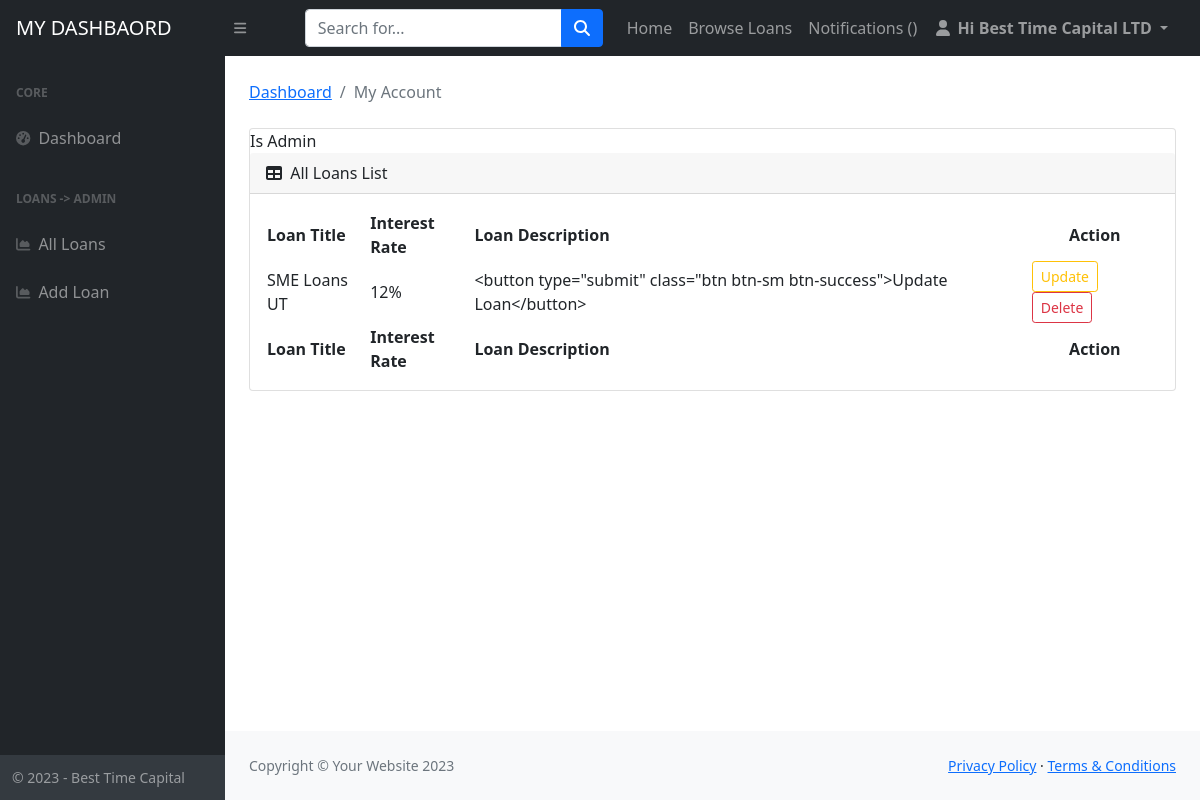
The page /dashboard/loans/all/ (signed in) on the database as committed earlier.
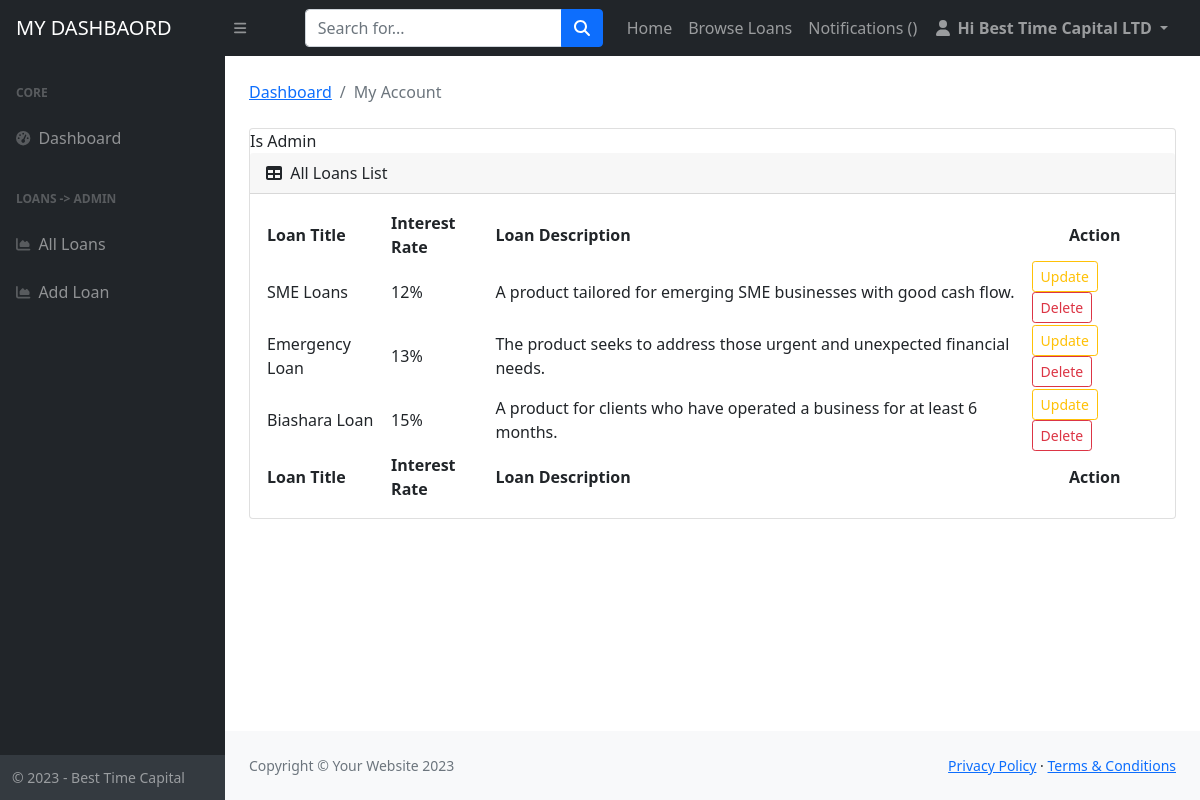
The same page on the database as committed later.
### loans/models.py (models this page shows, shortened)
class Loans(models.Model):
    loan_title = models.CharField(max_length=255)
    loan_description = models.TextField()
    interest = models.IntegerField()
    thumbnail = models.ImageField(upload_to ='uploads/')
    created_by = models.ForeignKey(CustomUser, related_name='loans', on_delete=models.CASCADE)
    created_at = models.DateTimeField(auto_now_add=True)
    changed_at = models.DateTimeField(auto_now=True)

### loans/views.py (the view)
# urls.py: path('dashboard/loans/all/', all_loans_admin, name="all_loans_admin"),
@login_required
def all_loans_admin(request):
    context = {
        "userprofile": request.user.userprofile,
        }
    return render(request, 'loans/all_loans_admin.html', context)

### loans/templates/loans/all_loans_admin.html (shortened to what this page needs)
{% extends "base_dashboard.html" %}
{% load static %}
{% block dashboard_content %}
<main>
    <div class="container-fluid px-4" ng-app="myApp" ng-controller="myCtrl">
            <ol class="breadcrumb mb-4">
                <li class="breadcrumb-item"><a href="">Dashboard</a></li>
                <li class="breadcrumb-item active">My Account</li>
            </ol>
        <div class="card mb-4">
        {% if userprofile.is_employer %}
        Is Admin
            <div class="card-header">
                <i class="fas fa-table me-1"></i>
                All Loans List
            </div>
                <div class="card-body">
                    <table id="datatablesSimple">
                        <thead>
                            <tr>
                                <th>Loan Title</th>
                                <th>Interest Rate</th>
                                <th>Loan Description</th>
                                <th style="text-align: center;">Action</th>
                            </tr>
                        </thead>
                        <tfoot>
                            <tr>
                                <th>Loan Title</th>
                                <th>Interest Rate</th>
                                <th>Loan Description</th>
                                <th style="text-align: center;">Action</th>
                            </tr>
                        </tfoot>
                        <tbody>
                            {% for loan in request.user.loans.all %}
                            <tr>
                                <td>{{ loan.loan_title }}</td>
                                <td>{{ loan.interest }}%</td>
                                <td>{{ loan.loan_description }}</td>
                                <td>
                                    <a href="{% url 'update_loans_admin' loan.id %}"><button type="button" class="btn btn-sm btn-outline-warning" style="--bs-btn-padding-y: .25rem; --bs-btn-padding-x: .5rem; --bs-btn-font-size: .75rem;"> Update </button></a>
                                    <a href="{% url 'loan_delete_view' loan.id %}"><button type="button" class="btn btn-sm btn-outline-danger" style="--bs-btn-padding-y: .25rem; --bs-btn-padding-x: .5rem; --bs-btn-font-size: .75rem;"> Delete </button></a>
                                </td>
                            {% empty %}
                                    <p>You haven't listed any loans yet</p>
                            </tr>
                            {% endfor %}
                        </tbody>
                    </table>
                </div>
        {% endif %}
        </div>
    </div>
</main>
{% endblock dashboard_content %}

Rows that differ between the two databases and show on the page:
changed Loans: loan_title "SME Loans UT" → "SME Loans"; loan_description "<button type=\"submit\" class=\"btn btn-sm btn-success\">Update Loan</button>" → "A product tailored for emerging SME businesses with good cash flow."
added Loans: loan_title "Emergency Loan", interest "13", loan_description "The product seeks to address those urgent and unexpected financial needs."
added Loans: loan_title "Biashara Loan", interest "15", loan_description "A product for clients who have operated a business for at least 6 months."
